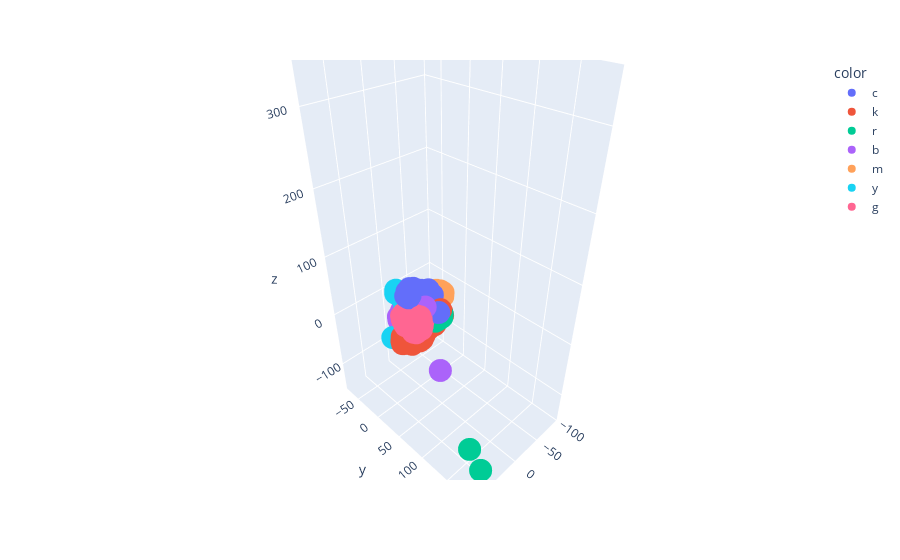

The cell this chart's notebook holds for it:
### Code cell
# plot using tsne 
X_embedded  = TSNE(n_components=3, perplexity=10,random_state=24).fit_transform( X )
colors = np.array([x for x in 'bgrcmykbgrcmykbgrcmykbgrcmyk'])
fig = px.scatter_3d(x=X_embedded [:,0],y=X_embedded [:,1],z=X_embedded [:,2],color=colors[gmm_labels])
fig.show()
